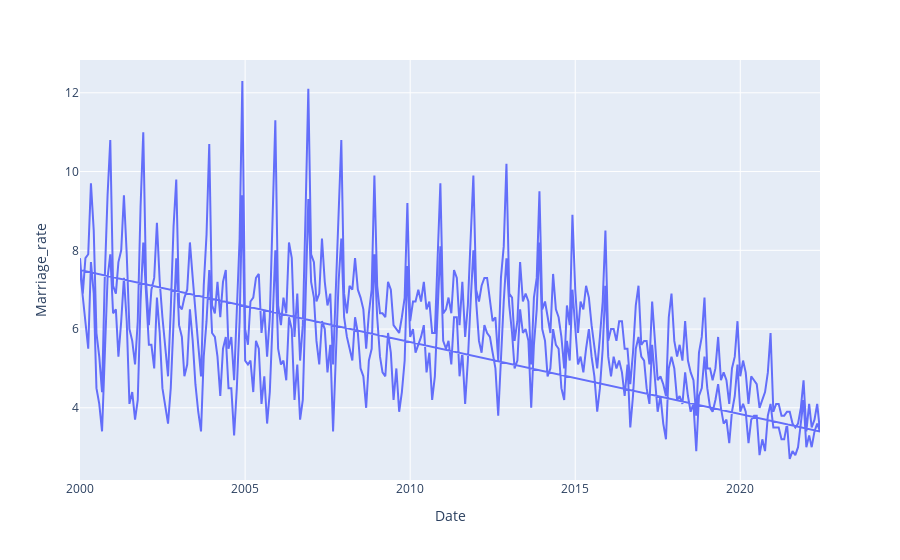

Here is the notebook cell this chart was saved with:
### Code cell
px.line(data_frame=df_region_new, x='Date', y='Marriage_rate', hover_data=['Region'])

### Figure 1 — Plotly figure (JSON) as saved in the notebook; plotly's stock layout.template omitted (floating-point values rounded to 4 significant figures; data arrays with more than 128 entries replaced by an {"elided": "..."} marker saying what was removed)
{"data": [{"customdata": {"elided": "540x1 str values"}, "hovertemplate": "Date=%{x}<br>Marriage_rate=%{y}<br>Region=%{customdata[0]}<extra></extra>", "legendgroup": "", "line": {"color": "#636efa", "dash": "solid"}, "marker": {"symbol": "circle"}, "mode": "lines", "name": "", "orientation": "v", "showlegend": false, "type": "scatter", "x": {"elided": "540 str values"}, "xaxis": "x", "y": {"elided": "540 float values"}, "yaxis": "y"}], "layout": {"autosize": true, "legend": {"tracegroupgap": 0}, "margin": {"t": 60}, "xaxis": {"anchor": "y", "autorange": true, "domain": [0, 1], "range": ["2000-01-01", "2022-06-01"], "title": {"text": "Date"}, "type": "date"}, "yaxis": {"anchor": "x", "autorange": true, "domain": [0, 1], "range": [2.167, 12.83], "title": {"text": "Marriage_rate"}, "type": "linear"}}}
